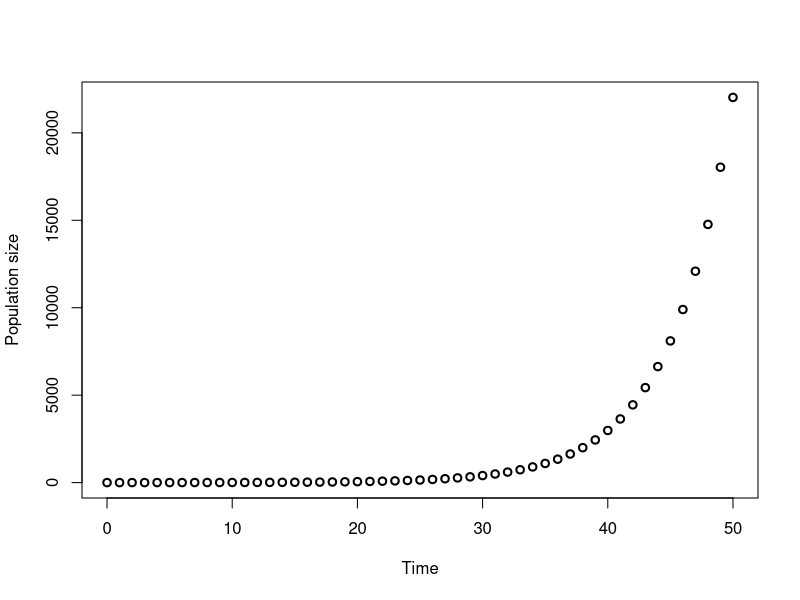
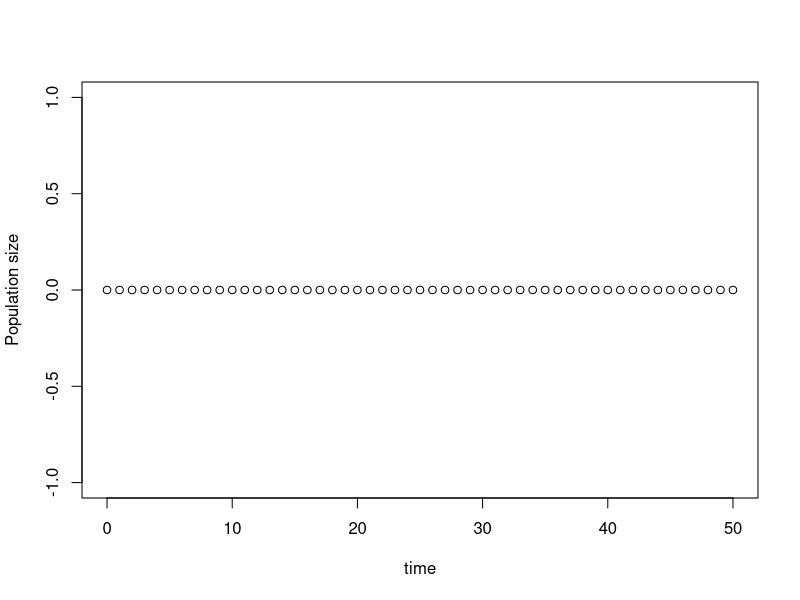
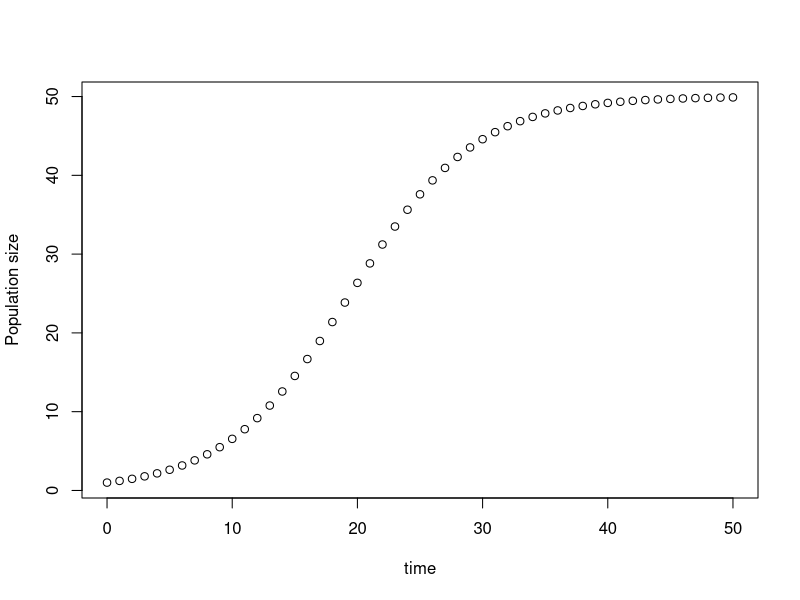

Source code (R) for these figures, in order:
## ---- chunk 1
knitr::opts_chunk$set(echo = TRUE, comment = NA)
## ---- chunk 2
# Set the initial condition P(0) =1
P_0 <- 1
# Set growth rate r = 0.2
r <- 0.2
## ---- chunk 3
# Specify the time t which we want to plot the solution
times <- seq(from = 0, to = 50, by = 1)

# Find the population at time t using the solution to the ODE
P_t <- P_0 * exp(r * times)

# Plot the solution
plot(times, P_t, xlab = "Time", ylab = "Population size", lwd = 2)
## ---- chunk 4
# Set the initial condition P(0)=0
P_0 <- 0
# Set growth rate r=0.2
r <- 0.2
# Set the carrying capacity K  = 50
K <- 50
# Specify the time t which we want to plot the solution
times <- seq(from = 0, to = 50, by = 1)
# Find the population at time t using the solution to the ODE
A <- (K - P_0) / P_0
P_t <- K / (1 + A * exp(-r * times))
# Plot the solution
plot(times, P_t, xlab = "time", ylab = "Population size")
## ---- chunk 5
# Set the initial condition P(0)=1
P_0 <- 1
# Set growth rate r = 0.2
r <- 0.2
# Set the carrying capacity K=50
K <- 50
# Specify the time t which we want to plot the solution
times <- seq(from = 0, to = 50, by = 1)
# Find the population at time t using the solution to the ODE
A <- (K - P_0) / P_0
P_t <- K / (1 + A * exp(-r * times))
# Plot the solution
plot(times, P_t, xlab = "time", ylab = "Population size")
